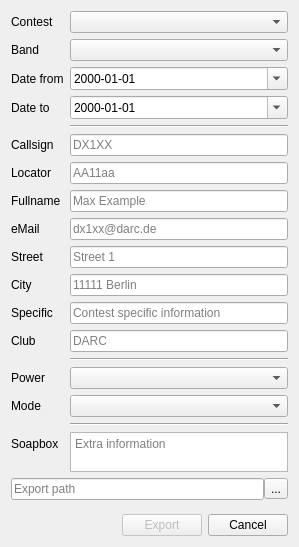
<?xml version="1.0" encoding="UTF-8"?>
<ui version="4.0">
 <class>ContestDialog</class>
 <widget class="QDialog" name="ContestDialog">
  <property name="geometry">
   <rect>
    <x>0</x>
    <y>0</y>
    <width>299</width>
    <height>547</height>
   </rect>
  </property>
  <property name="windowTitle">
   <string>Contest Export</string>
  </property>
  <layout class="QVBoxLayout" name="verticalLayout">
   <item>
    <layout class="QFormLayout" name="formLayout">
     <item row="0" column="0">
      <widget class="QLabel" name="label">
       <property name="text">
        <string>Contest</string>
       </property>
      </widget>
     </item>
     <item row="0" column="1">
      <widget class="QComboBox" name="contestComboBox"/>
     </item>
     <item row="1" column="0">
      <widget class="QLabel" name="label_2">
       <property name="text">
        <string>Band</string>
       </property>
      </widget>
     </item>
     <item row="2" column="0">
      <widget class="QLabel" name="label_3">
       <property name="text">
        <string>Date from</string>
       </property>
      </widget>
     </item>
     <item row="3" column="0">
      <widget class="QLabel" name="label_4">
       <property name="text">
        <string>Date to</string>
       </property>
      </widget>
     </item>
     <item row="1" column="1">
      <widget class="QComboBox" name="bandComboBox"/>
     </item>
     <item row="2" column="1">
      <widget class="QDateEdit" name="fromDateEdit">
       <property name="minimumDate">
        <date>
         <year>1900</year>
         <month>1</month>
         <day>1</day>
        </date>
       </property>
       <property name="currentSection">
        <enum>QDateTimeEdit::YearSection</enum>
       </property>
       <property name="displayFormat">
        <string>yyyy-MM-dd</string>
       </property>
       <property name="calendarPopup">
        <bool>true</bool>
       </property>
      </widget>
     </item>
     <item row="3" column="1">
      <widget class="QDateEdit" name="toDateEdit">
       <property name="displayFormat">
        <string>yyyy-MM-dd</string>
       </property>
       <property name="calendarPopup">
        <bool>true</bool>
       </property>
      </widget>
     </item>
     <item row="4" column="1">
      <widget class="Line" name="line">
       <property name="orientation">
        <enum>Qt::Horizontal</enum>
       </property>
      </widget>
     </item>
     <item row="5" column="0">
      <widget class="QLabel" name="label_6">
       <property name="text">
        <string>Callsign</string>
       </property>
      </widget>
     </item>
     <item row="7" column="0">
      <widget class="QLabel" name="label_7">
       <property name="text">
        <string>Fullname</string>
       </property>
      </widget>
     </item>
     <item row="9" column="0">
      <widget class="QLabel" name="label_5">
       <property name="text">
        <string>Street</string>
       </property>
      </widget>
     </item>
     <item row="11" column="0">
      <widget class="QLabel" name="specificLabel">
       <property name="text">
        <string>Specific</string>
       </property>
      </widget>
     </item>
     <item row="12" column="0">
      <widget class="QLabel" name="label_9">
       <property name="text">
        <string>Club</string>
       </property>
      </widget>
     </item>
     <item row="8" column="0">
      <widget class="QLabel" name="label_10">
       <property name="text">
        <string>eMail</string>
       </property>
      </widget>
     </item>
     <item row="6" column="0">
      <widget class="QLabel" name="label_11">
       <property name="text">
        <string>Locator</string>
       </property>
      </widget>
     </item>
     <item row="13" column="1">
      <widget class="Line" name="line_2">
       <property name="orientation">
        <enum>Qt::Horizontal</enum>
       </property>
      </widget>
     </item>
     <item row="14" column="0">
      <widget class="QLabel" name="label_13">
       <property name="text">
        <string>Power</string>
       </property>
      </widget>
     </item>
     <item row="15" column="0">
      <widget class="QLabel" name="label_12">
       <property name="text">
        <string>Mode</string>
       </property>
      </widget>
     </item>
     <item row="5" column="1">
      <widget class="QLineEdit" name="callLineEdit">
       <property name="placeholderText">
        <string>DX1XX</string>
       </property>
      </widget>
     </item>
     <item row="6" column="1">
      <widget class="QLineEdit" name="locatorLineEdit">
       <property name="placeholderText">
        <string>AA11aa</string>
       </property>
      </widget>
     </item>
     <item row="7" column="1">
      <widget class="QLineEdit" name="nameLineEdit">
       <property name="placeholderText">
        <string>Max Example</string>
       </property>
      </widget>
     </item>
     <item row="8" column="1">
      <widget class="QLineEdit" name="emailLineEdit">
       <property name="placeholderText">
        <string>dx1xx@darc.de</string>
       </property>
      </widget>
     </item>
     <item row="11" column="1">
      <widget class="QLineEdit" name="specificLineEdit">
       <property name="placeholderText">
        <string>Contest specific information</string>
       </property>
      </widget>
     </item>
     <item row="12" column="1">
      <widget class="QLineEdit" name="clubLineEdit">
       <property name="placeholderText">
        <string>DARC</string>
       </property>
      </widget>
     </item>
     <item row="14" column="1">
      <widget class="QComboBox" name="powerComboBox"/>
     </item>
     <item row="15" column="1">
      <widget class="QComboBox" name="modeComboBox"/>
     </item>
     <item row="9" column="1">
      <widget class="QLineEdit" name="streetLineEdit">
       <property name="placeholderText">
        <string>Street 1</string>
       </property>
      </widget>
     </item>
     <item row="10" column="0">
      <widget class="QLabel" name="label_8">
       <property name="text">
        <string>City</string>
       </property>
      </widget>
     </item>
     <item row="10" column="1">
      <widget class="QLineEdit" name="cityLineEdit">
       <property name="placeholderText">
        <string>11111 Berlin</string>
       </property>
      </widget>
     </item>
     <item row="16" column="1">
      <widget class="Line" name="line_3">
       <property name="orientation">
        <enum>Qt::Horizontal</enum>
       </property>
      </widget>
     </item>
     <item row="17" column="0">
      <widget class="QLabel" name="label_14">
       <property name="text">
        <string>Soapbox</string>
       </property>
      </widget>
     </item>
     <item row="17" column="1">
      <widget class="QPlainTextEdit" name="soapPlainTextEdit">
       <property name="minimumSize">
        <size>
         <width>0</width>
         <height>40</height>
        </size>
       </property>
       <property name="maximumSize">
        <size>
         <width>16777215</width>
         <height>60</height>
        </size>
       </property>
       <property name="placeholderText">
        <string>Extra information</string>
       </property>
      </widget>
     </item>
    </layout>
   </item>
   <item>
    <layout class="QHBoxLayout" name="horizontalLayout_2">
     <property name="spacing">
      <number>0</number>
     </property>
     <item>
      <widget class="QLineEdit" name="exportPathLineEdit">
       <property name="placeholderText">
        <string>Export path</string>
       </property>
      </widget>
     </item>
     <item>
      <widget class="QToolButton" name="choosePathToolButton">
       <property name="text">
        <string>...</string>
       </property>
      </widget>
     </item>
    </layout>
   </item>
   <item>
    <spacer name="verticalSpacer">
     <property name="orientation">
      <enum>Qt::Vertical</enum>
     </property>
     <property name="sizeHint" stdset="0">
      <size>
       <width>20</width>
       <height>40</height>
      </size>
     </property>
    </spacer>
   </item>
   <item>
    <layout class="QHBoxLayout" name="horizontalLayout">
     <item>
      <spacer name="horizontalSpacer">
       <property name="orientation">
        <enum>Qt::Horizontal</enum>
       </property>
       <property name="sizeHint" stdset="0">
        <size>
         <width>40</width>
         <height>20</height>
        </size>
       </property>
      </spacer>
     </item>
     <item>
      <widget class="QPushButton" name="exportPushButton">
       <property name="enabled">
        <bool>false</bool>
       </property>
       <property name="text">
        <string>Export</string>
       </property>
      </widget>
     </item>
     <item>
      <widget class="QPushButton" name="cancelPushButton">
       <property name="text">
        <string>Cancel</string>
       </property>
      </widget>
     </item>
    </layout>
   </item>
  </layout>
 </widget>
 <resources/>
 <connections>
  <connection>
   <sender>exportPushButton</sender>
   <signal>clicked()</signal>
   <receiver>ContestDialog</receiver>
   <slot>accept()</slot>
   <hints>
    <hint type="sourcelabel">
     <x>271</x>
     <y>447</y>
    </hint>
    <hint type="destinationlabel">
     <x>199</x>
     <y>234</y>
    </hint>
   </hints>
  </connection>
  <connection>
   <sender>cancelPushButton</sender>
   <signal>clicked()</signal>
   <receiver>ContestDialog</receiver>
   <slot>reject()</slot>
   <hints>
    <hint type="sourcelabel">
     <x>352</x>
     <y>447</y>
    </hint>
    <hint type="destinationlabel">
     <x>199</x>
     <y>234</y>
    </hint>
   </hints>
  </connection>
  <connection>
   <sender>contestComboBox</sender>
   <signal>currentTextChanged(QString)</signal>
   <receiver>ContestDialog</receiver>
   <slot>contestChanged(QString)</slot>
   <hints>
    <hint type="sourcelabel">
     <x>229</x>
     <y>20</y>
    </hint>
    <hint type="destinationlabel">
     <x>199</x>
     <y>234</y>
    </hint>
   </hints>
  </connection>
  <connection>
   <sender>fromDateEdit</sender>
   <signal>dateChanged(QDate)</signal>
   <receiver>ContestDialog</receiver>
   <slot>fromDateChanged(QDate)</slot>
   <hints>
    <hint type="sourcelabel">
     <x>178</x>
     <y>76</y>
    </hint>
    <hint type="destinationlabel">
     <x>149</x>
     <y>230</y>
    </hint>
   </hints>
  </connection>
  <connection>
   <sender>choosePathToolButton</sender>
   <signal>clicked()</signal>
   <receiver>ContestDialog</receiver>
   <slot>choosePath()</slot>
   <hints>
    <hint type="sourcelabel">
     <x>277</x>
     <y>452</y>
    </hint>
    <hint type="destinationlabel">
     <x>149</x>
     <y>273</y>
    </hint>
   </hints>
  </connection>
  <connection>
   <sender>callLineEdit</sender>
   <signal>textChanged(QString)</signal>
   <receiver>ContestDialog</receiver>
   <slot>callChanged(QString)</slot>
   <hints>
    <hint type="sourcelabel">
     <x>178</x>
     <y>141</y>
    </hint>
    <hint type="destinationlabel">
     <x>149</x>
     <y>249</y>
    </hint>
   </hints>
  </connection>
  <connection>
   <sender>locatorLineEdit</sender>
   <signal>textChanged(QString)</signal>
   <receiver>ContestDialog</receiver>
   <slot>locatorChanged(QString)</slot>
   <hints>
    <hint type="sourcelabel">
     <x>178</x>
     <y>169</y>
    </hint>
    <hint type="destinationlabel">
     <x>149</x>
     <y>249</y>
    </hint>
   </hints>
  </connection>
  <connection>
   <sender>nameLineEdit</sender>
   <signal>textChanged(QString)</signal>
   <receiver>ContestDialog</receiver>
   <slot>nameChanged(QString)</slot>
   <hints>
    <hint type="sourcelabel">
     <x>178</x>
     <y>197</y>
    </hint>
    <hint type="destinationlabel">
     <x>149</x>
     <y>249</y>
    </hint>
   </hints>
  </connection>
  <connection>
   <sender>cityLineEdit</sender>
   <signal>textChanged(QString)</signal>
   <receiver>ContestDialog</receiver>
   <slot>cityChanged(QString)</slot>
   <hints>
    <hint type="sourcelabel">
     <x>178</x>
     <y>281</y>
    </hint>
    <hint type="destinationlabel">
     <x>149</x>
     <y>249</y>
    </hint>
   </hints>
  </connection>
  <connection>
   <sender>streetLineEdit</sender>
   <signal>textChanged(QString)</signal>
   <receiver>ContestDialog</receiver>
   <slot>streetChanged(QString)</slot>
   <hints>
    <hint type="sourcelabel">
     <x>178</x>
     <y>253</y>
    </hint>
    <hint type="destinationlabel">
     <x>149</x>
     <y>249</y>
    </hint>
   </hints>
  </connection>
  <connection>
   <sender>emailLineEdit</sender>
   <signal>textChanged(QString)</signal>
   <receiver>ContestDialog</receiver>
   <slot>emailChanged(QString)</slot>
   <hints>
    <hint type="sourcelabel">
     <x>178</x>
     <y>225</y>
    </hint>
    <hint type="destinationlabel">
     <x>149</x>
     <y>249</y>
    </hint>
   </hints>
  </connection>
  <connection>
   <sender>clubLineEdit</sender>
   <signal>textChanged(QString)</signal>
   <receiver>ContestDialog</receiver>
   <slot>clubChanged(QString)</slot>
   <hints>
    <hint type="sourcelabel">
     <x>178</x>
     <y>337</y>
    </hint>
    <hint type="destinationlabel">
     <x>149</x>
     <y>249</y>
    </hint>
   </hints>
  </connection>
  <connection>
   <sender>specificLineEdit</sender>
   <signal>textChanged(QString)</signal>
   <receiver>ContestDialog</receiver>
   <slot>specificChanged(QString)</slot>
   <hints>
    <hint type="sourcelabel">
     <x>178</x>
     <y>309</y>
    </hint>
    <hint type="destinationlabel">
     <x>149</x>
     <y>249</y>
    </hint>
   </hints>
  </connection>
 </connections>
 <slots>
  <slot>contestChanged(QString)</slot>
  <slot>fromDateChanged(QDate)</slot>
  <slot>choosePath()</slot>
  <slot>callChanged(QString)</slot>
  <slot>locatorChanged(QString)</slot>
  <slot>nameChanged(QString)</slot>
  <slot>emailChanged(QString)</slot>
  <slot>streetChanged(QString)</slot>
  <slot>specificChanged(QString)</slot>
  <slot>clubChanged(QString)</slot>
  <slot>cityChanged(QString)</slot>
 </slots>
</ui>
